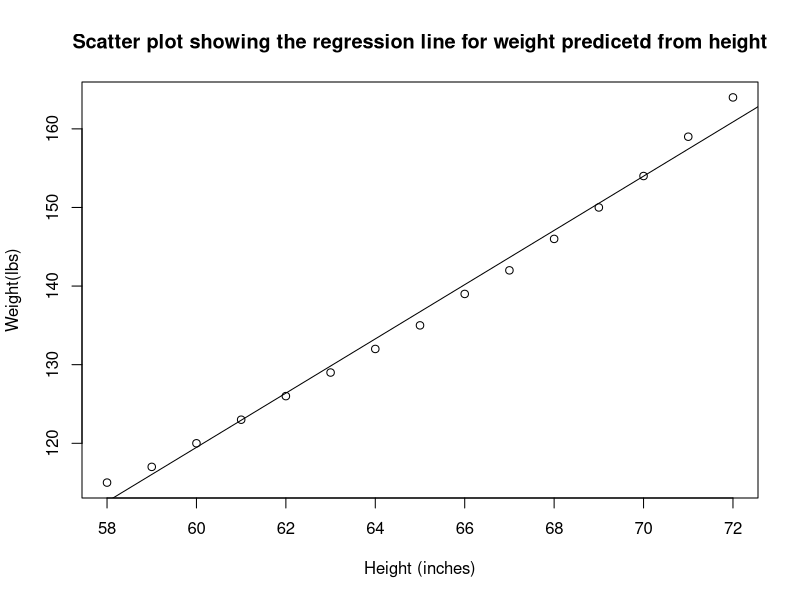
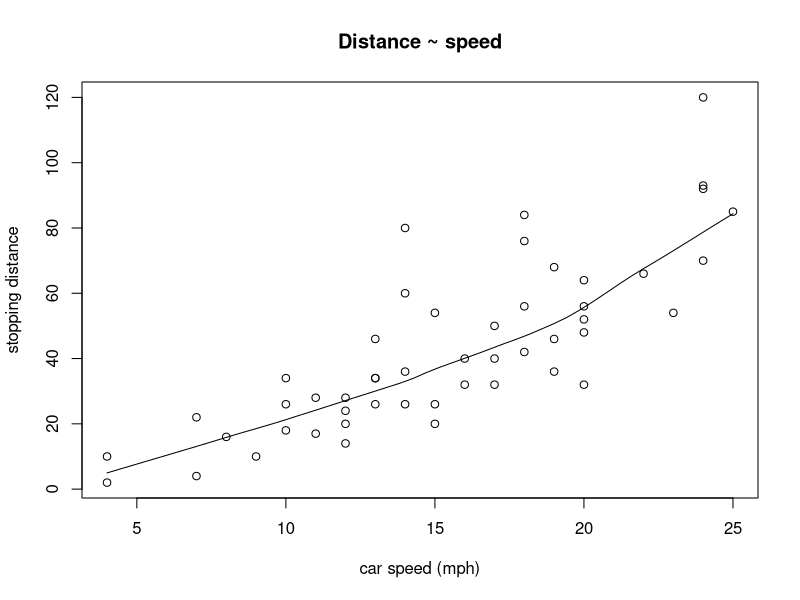
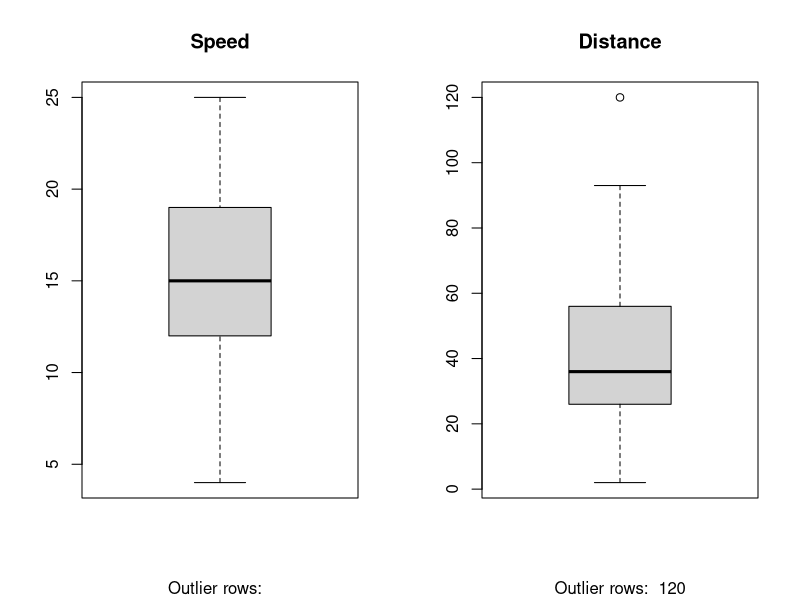

Here is the R script that generated these plots, in order:
# Simple example using the women data set
str(women)

# Aiming to predict weight from height
# Dependent Variable = Weight
# Indepenednt Variable = Height

simple_linear_model <- lm(weight ~ height, data = women)
simple_linear_model

summary(simple_linear_model)

# plotting the simple lm model onto data used to create a model
plot(women$height,
     women$weight,
     main = "Scatter plot showing the regression line for weight predicetd from height",
     xlab = "Height (inches)",
     ylab = "Weight(lbs)"
     )
abline(simple_linear_model)

# Analyse the correlation coefficient
# measure the level of association between 2 variables
# -1 = perfect negative correlation
# +1 = perfect positive correlation

# A value -0.2 < x< 0.2 suggests that much of the
# variations in outcome variable is not explained by the predictor
# Then we should look for better predictor variables
confint(simple_linear_model)

cor(women$height, women$weight)

# Model accuracy - goodness of fit
# 3 quantities
# Residual Standard Error(RSE)
# R-Squared(r2)
# F-statistic
summary(simple_linear_model)
# RSEI = 1.525 = prediction error rate
# when comparing 2 models, smallest RSE is best
# In this model, observed weight values deviate from the true
# regression by approx 1.5 units on average

# r2
# Ranges from 0 - 1
# High r2 = good indicator that the model variability in the
# outcome can be explained by the model
# A numver close to 0 = model does not explain much of the variability

# f-statistic
# Overall significance of the model.
# a large F statistic corresponds to a significant p-value
# (p< 0.05)

# Build a model to predict distance from speed
# Using the cars data set

# 1st step - check model assumptions
# These are the core assumptions
# Linearity among the variables
# Normality - Normal distribution
# No Co-linearity - vars are not a linear combination of others
# Independence - residuals are independent and not correlated

# Check linearity first using the scatter plot
# X-axis = independent variable
# y-axis = dependent variable
# If relationship exists then the linearity assumption is validated

scatter.smooth(x = cars$speed,
               y = cars$dist,
               main = "Distance ~ speed",
               xlab = "car speed (mph)",
               ylab = "stopping distance")

cor(cars$speed, cars$dist)

# check for outliers
# An outlier = 1.5 X interquartile range
# IQR = distance between 25th and 75th percentile
# We need to check speed and distance for outliers

opar <- par(no.readonly = TRUE)
par(mfrow = c(1,2))
attach(cars)
boxplot(speed,
        main = "Speed",
        sub = paste("Outlier rows: ", boxplot.stats(speed)$out)
        )

boxplot(dist,
        main = "Distance",
        sub = paste("Outlier rows: ", boxplot.stats(dist)$out)
)
detach(cars)
par <- opar

# Remove line 120 because it is an outlier
cars <- subset(cars, cars$dist != 120)
